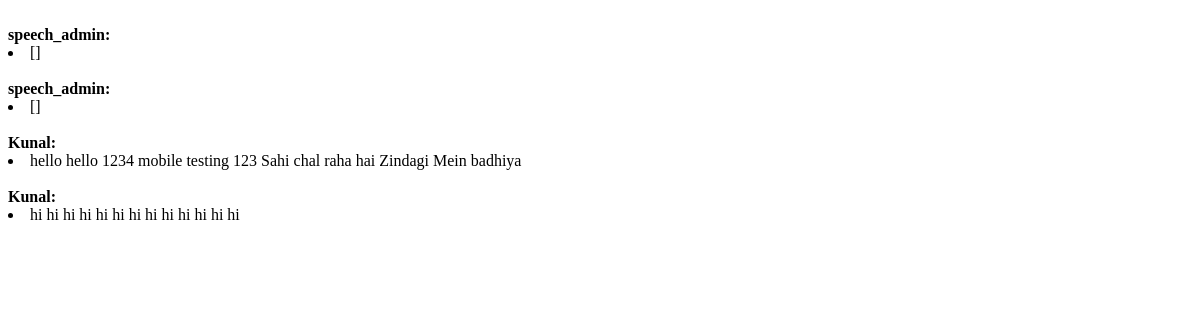
Page /messages/ on the earlier database version.
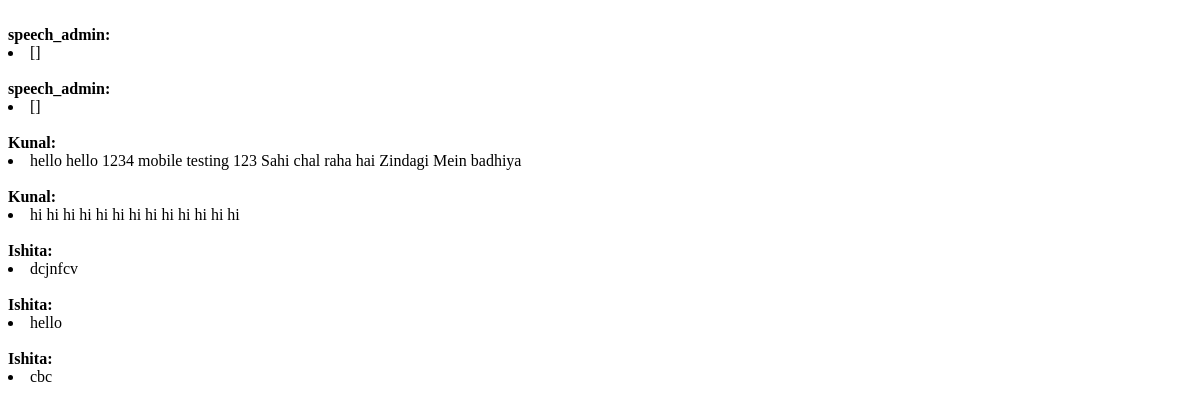
Same page on the later database version.
### chat/models.py (models this page shows, shortened)
class Chat(models.Model):
    created = models.DateTimeField(auto_now_add=True)
    message = models.CharField(max_length=255)
    user = models.ForeignKey(User, related_name="messages" ,on_delete=models.CASCADE)

### chat/views.py (the view)
# urls.py: path('messages/', views.messages, name='messages'),
def messages(request):
    chat = Chat.objects.all()
    return render(request, 'messages.html', {'chat': chat})

### templates/messages.html (shortened to what this page needs)
{% for obj in chat %}
    {% if obj.user == request.user %}
        <b>{{ obj.user }}:</b><li class="text-right list-group-item">{{ obj.message }}</li>
    {% else %}
        <b>{{ obj.user }}:</b><li class="text-left list-group-item">{{ obj.message }}</li>
    {% endif %}
{% empty %}
    <li class="text-right list-group-item">No messages yet!</li>
{% endfor %}

Differences in the rows shown:
added Chat: user "Ishita", message "dcjnfcv"
added Chat: user "Ishita", message "hello"
added Chat: user "Ishita", message "cbc"
